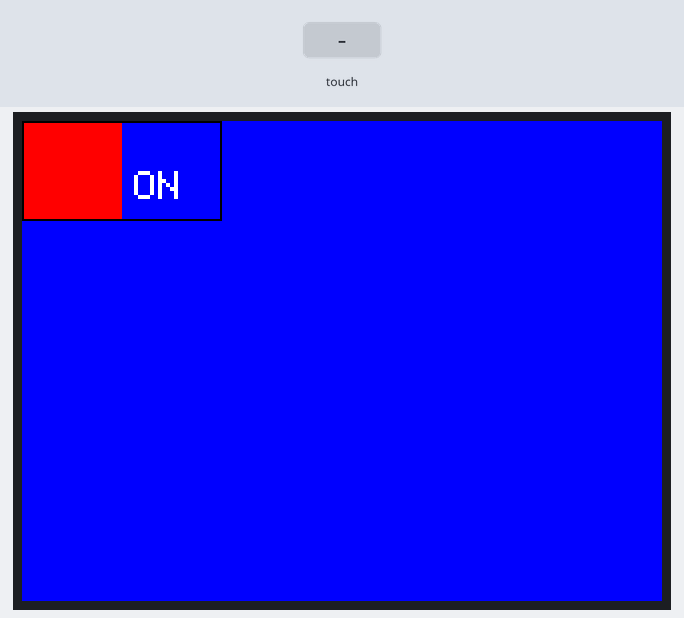
Simulated run of this sketch. Board: Arduino Mega 2560, built with avr-gcc and run on an emulated ATmega2560. Parts: 320×240 colour display. The inputs (shaded band) are chosen by the test bench. What the sketch prints to the serial monitor is not drawn.

Above: at 1.4 s.
1.5 s: touch panel pressed at 87 % / 30 % of its raw x / y range
At 2.2 s:
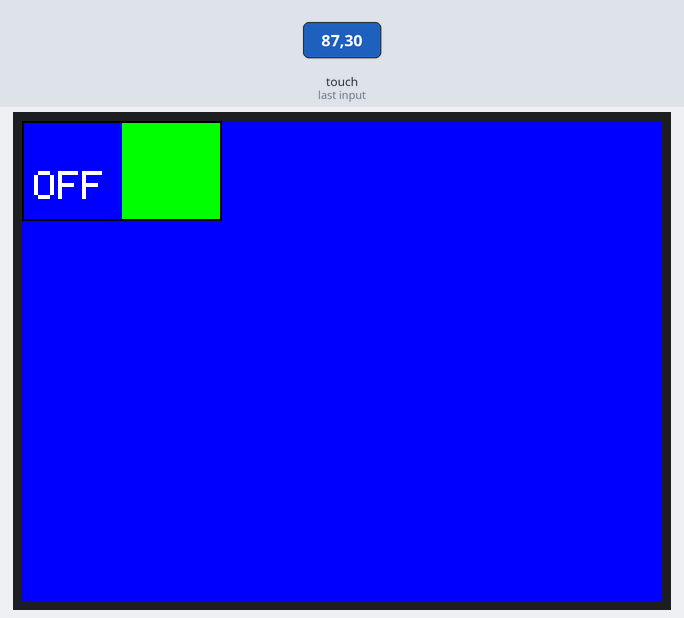
3.0 s: touch panel pressed at 87 % / 10 % of its raw x / y range
At 3.4 s:
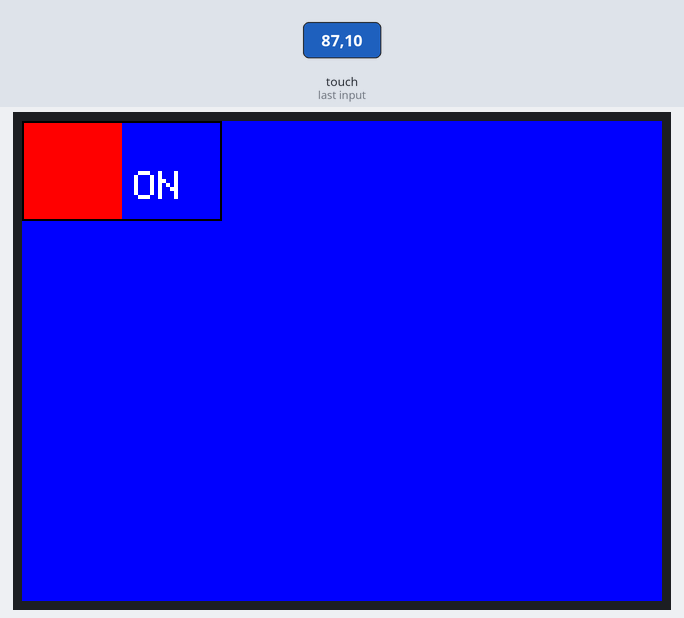
Timing chart, 0 to 6.0 s (numbered marks = the images above; inputs shaded):
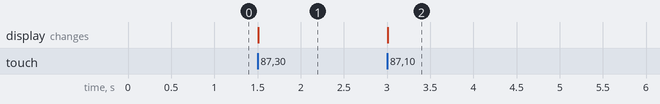

Measured:
- after the input at 1.5 s, the display: changes at once (image 1)
- after the input at 3.0 s, the display: changes at once (image 2)

The sketch:

fonctions_affichage.ino
```cpp
// !!!!  Penser à inclure les librairies sur le PC (dernières versions)  !!!!

#include <Adafruit_GFX.h>
#include <SPI.h>
#include <Wire.h>
#include <Adafruit_ILI9341.h>
#include <TouchScreen.h>

//Touchscreen X+ X- Y+ Y- pins
#define YP A3  // must be an analog pin, use "An" notation!
#define XM A2  // must be an analog pin, use "An" notation!
#define YM 22  // can be a digital pin
#define XP 24  // can be a digital pin

// This is calibration data for the raw touch data to the screen coordinates
#define TS_MINX 100
#define TS_MINY 120
#define TS_MAXX 920
#define TS_MAXY 940

#define MINPRESSURE 10
#define MAXPRESSURE 1000

// For better pressure precision, we need to know the resistance
// between X+ and X- Use any multimeter to read it
// For the one we're using, its 300 ohms across the X plate
TouchScreen ts = TouchScreen(XP, YP, XM, YM, 300);


#define TFT_CS 28
#define TFT_DC 26
Adafruit_ILI9341 tft = Adafruit_ILI9341(TFT_CS, TFT_DC);

boolean RecordOn = false;

int FRAME_X = 0;
#define FRAME_Y 0
#define FRAME_W 100
#define FRAME_H 50

#define REDBUTTON_X FRAME_X
#define REDBUTTON_Y FRAME_Y
#define REDBUTTON_W (FRAME_W/2)
#define REDBUTTON_H FRAME_H

#define GREENBUTTON_X (REDBUTTON_X + REDBUTTON_W)
#define GREENBUTTON_Y FRAME_Y
#define GREENBUTTON_W (FRAME_W/2)
#define GREENBUTTON_H FRAME_H

void drawFrame()
{
  tft.drawRect(FRAME_X, FRAME_Y, FRAME_W, FRAME_H, ILI9341_BLACK);
}

void redBtn()
{
  tft.fillRect(REDBUTTON_X, REDBUTTON_Y, REDBUTTON_W, REDBUTTON_H, ILI9341_RED);
  tft.fillRect(GREENBUTTON_X, GREENBUTTON_Y, GREENBUTTON_W, GREENBUTTON_H, ILI9341_BLUE);
  drawFrame();
  tft.setCursor(GREENBUTTON_X + 6 , GREENBUTTON_Y + (GREENBUTTON_H/2));
  tft.setTextColor(ILI9341_WHITE);
  tft.setTextSize(2);
  tft.println("ON");
  RecordOn = false;
}

void greenBtn()
{
  tft.fillRect(GREENBUTTON_X, GREENBUTTON_Y, GREENBUTTON_W, GREENBUTTON_H, ILI9341_GREEN);
  tft.fillRect(REDBUTTON_X, REDBUTTON_Y, REDBUTTON_W, REDBUTTON_H, ILI9341_BLUE);
  drawFrame();
  tft.setCursor(REDBUTTON_X + 6 , REDBUTTON_Y + (REDBUTTON_H/2));
  tft.setTextColor(ILI9341_WHITE);
  tft.setTextSize(2);
  tft.println("OFF");
  RecordOn = true;
}

void setup(void)
{
  Serial.begin(9600);
  tft.begin();

  tft.fillScreen(ILI9341_BLUE);
  // origin = left,top landscape (USB left upper)
  tft.setRotation(1);
  redBtn();
}

void loop()
{
   // Retrieve a point
  TSPoint p = ts.getPoint();

  // See if there's any  touch data for us
  if (p.z > MINPRESSURE && p.z < MAXPRESSURE)
  {
    // Scale using the calibration #'s
    // and rotate coordinate system
    p.x = map(p.x, TS_MINY, TS_MAXY, 0, tft.height());
    p.y = map(p.y, TS_MINX, TS_MAXX, 0, tft.width());
    int y = tft.height() - p.x;
    int x = p.y;

    if (RecordOn)
    {
      if((x > REDBUTTON_X) && (x < (REDBUTTON_X + REDBUTTON_W))) {
        if ((y > REDBUTTON_Y) && (y <= (REDBUTTON_Y + REDBUTTON_H))) {
          Serial.println("Red btn hit");
          redBtn();
        }
      }
    }
    else //Record is off (RecordOn == false)
    {
      if((x > GREENBUTTON_X) && (x < (GREENBUTTON_X + GREENBUTTON_W))) {
        if ((y > GREENBUTTON_Y) && (y <= (GREENBUTTON_Y + GREENBUTTON_H))) {
          Serial.println("Green btn hit");
          greenBtn();
        }
      }
    }

    Serial.println(RecordOn);

  }
}
```
